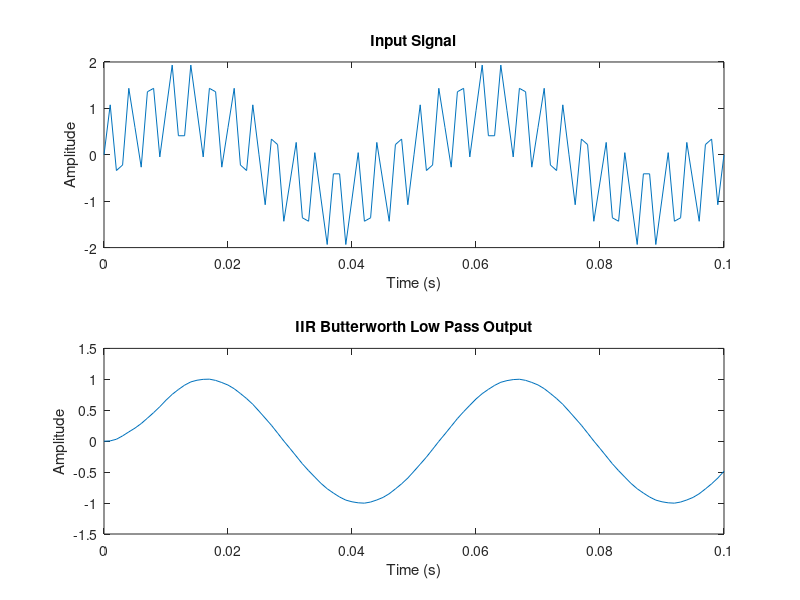

This chart was generated by the following MATLAB code:
%% IIR filter design using built-in functions
clc;
clear;
close all;

% Filter specifications
N = 4;              % Filter order
fc = 100;           % Cutoff frequency in Hz
fs = 1000;          % Sampling frequency in Hz

% Normalize cutoff frequency
Wn = fc/(fs/2);

% Design IIR Butterworth filter
[b,a] = butter(N,Wn,'low');

% Generate input signal
t = 0:1/fs:0.1;
x = sin(2*pi*20*t) + sin(2*pi*300*t);

% Apply filter
y = filter(b,a,x);

% Plot signals
subplot(2,1,1);
plot(t,x);
title('Input Signal');
xlabel('Time (s)');
ylabel('Amplitude');


subplot(2,1,2);
plot(t,y);
title('IIR Butterworth Low Pass Output');
xlabel('Time (s)');
ylabel('Amplitude');
